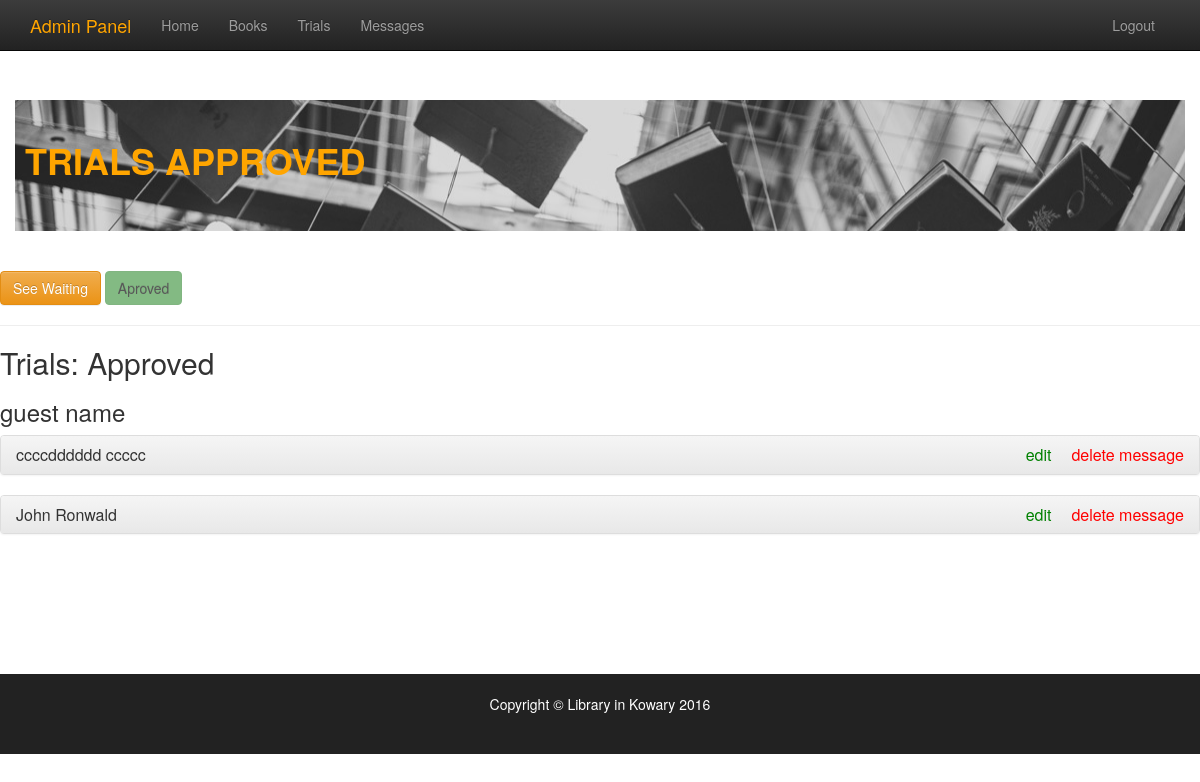
/list1 (signed in), run on an earlier commit of the app's database.
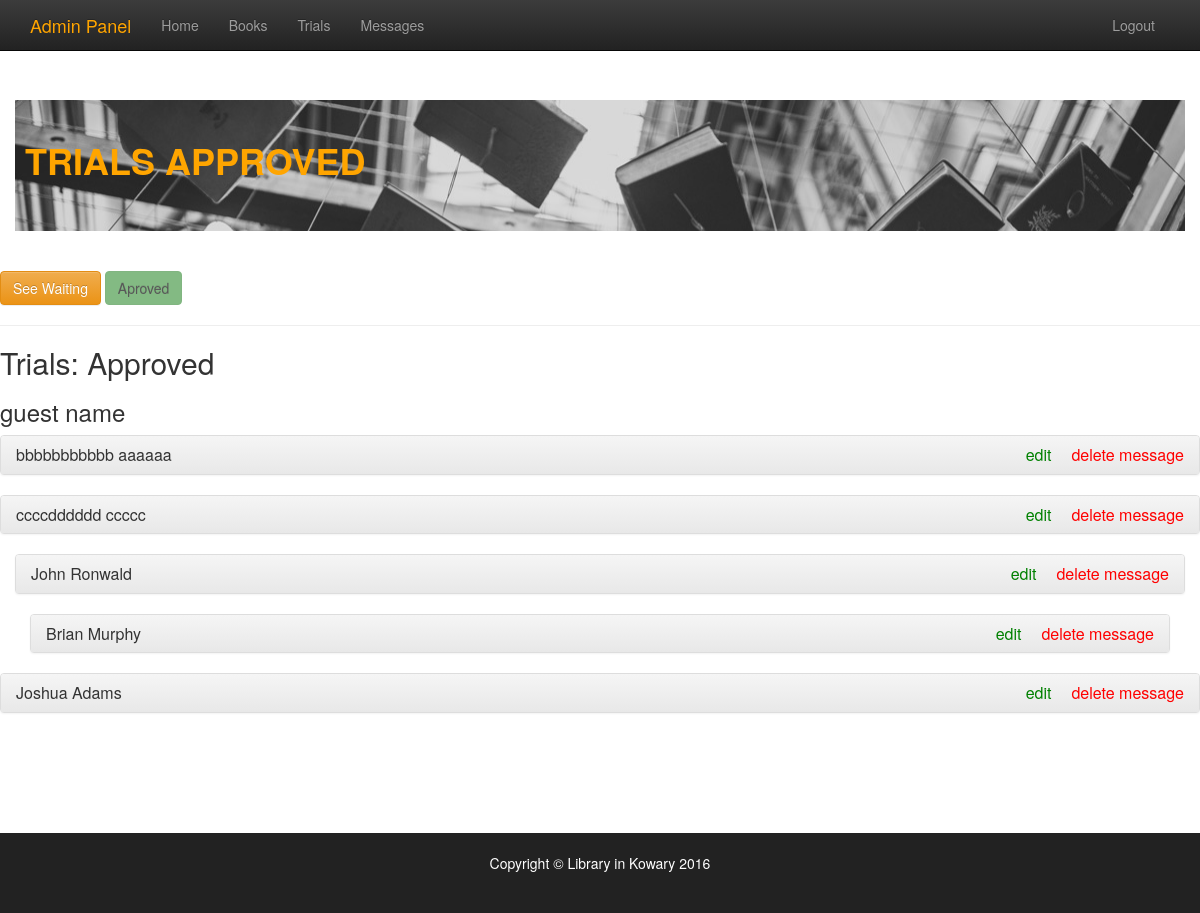
And on a later commit of the database.
### tables this page shows
CREATE TABLE books
                  (id INTEGER PRIMARY KEY, p_name text, p_surname text, p_desc text, p_img text, path_status text, path_desc text, b1_title text, b1_author text, b1_img text, b1_desc text, b2_title text, b2_author text, b2_img text, b2_desc text, b3_title text, b3_author text, b3_img text, b3_desc text, b4_title text, b4_author text, b4_img text, b4_desc text, b5_title text, b5_author text, b5_img text, b5_desc text);

### insert2.py (the view)
@app.route('/list1')
def list1():
  if session.get('logged_in'):
    sql5 = ('SELECT * FROM books WHERE path_status = 2')
    connection = sqlite3.connect("books.db")
    connection.row_factory = sqlite3.Row
    list3 = connection.cursor().execute(sql5).fetchall()
    return render_template('list1.html', list3=list3)
    connection.close()
  else:
    abort(401)

### templates/list1.html (shortened to what this page needs)
{%extends "base_admin.html"%}
{%block content%}
<div class="container" style="margin-top:100px;" >
<div class="row" style="background:url('http://localhost:5000/static/img/admin.jpg')" >
<p style="color:transparent">manage books</p><h1 style="color:orange;margin-left:10px"><b>TRIALS APPROVED</b></h1>
<br><br>
</div>
<br><br>
	<div class="row" >
<div class="row">
<a href="/list2" class="page-scroll btn btn-xl btn-warning" >See Waiting</a>
 <a href="/list1" class="page-scroll btn btn-xl btn-success" style="color:black" disabled>Aproved</a>
<hr>
<h2>Trials: Approved</h2>
<div class="">
	 <h3>guest name</h3>
	{% for row in list3 %}
   <div class="panel-group" id="accordion" role="tablist" aria-multiselectable="true">
  <div class="panel panel-default">
    <div class="panel-heading" role="tab" id="headingTwo">
      <h4 class="panel-title">
        <a class="collapsed" role="button" data-toggle="collapse" data-parent="#accordion" href="#colapse_{{ row['id'] }}" aria-expanded="false" aria-controls="collapseTwo">
          {{ row["p_name"] }} {{ row["p_surname"] }}  <a href="/delete/{{ row['id'] }}" class="pull-right" style="color:red">delete message</a> <a href="/edit/{{ row['id'] }}" class="pull-right" style="color:green; margin-right:20px;">edit  </a>
        </a>
      </h4>
    </div>
  </div>
</div>
  </div>
   {%  endfor %}
</div>
</div>
{%endblock%}

What changed in the data, as far as the page shows it:
now on this page (row edited): books: p_name "bbbbbbbbbbb", p_surname "aaaaaa"
added books: p_name "Brian", p_surname "Murphy"
added books: p_name "Joshua", p_surname "Adams"
